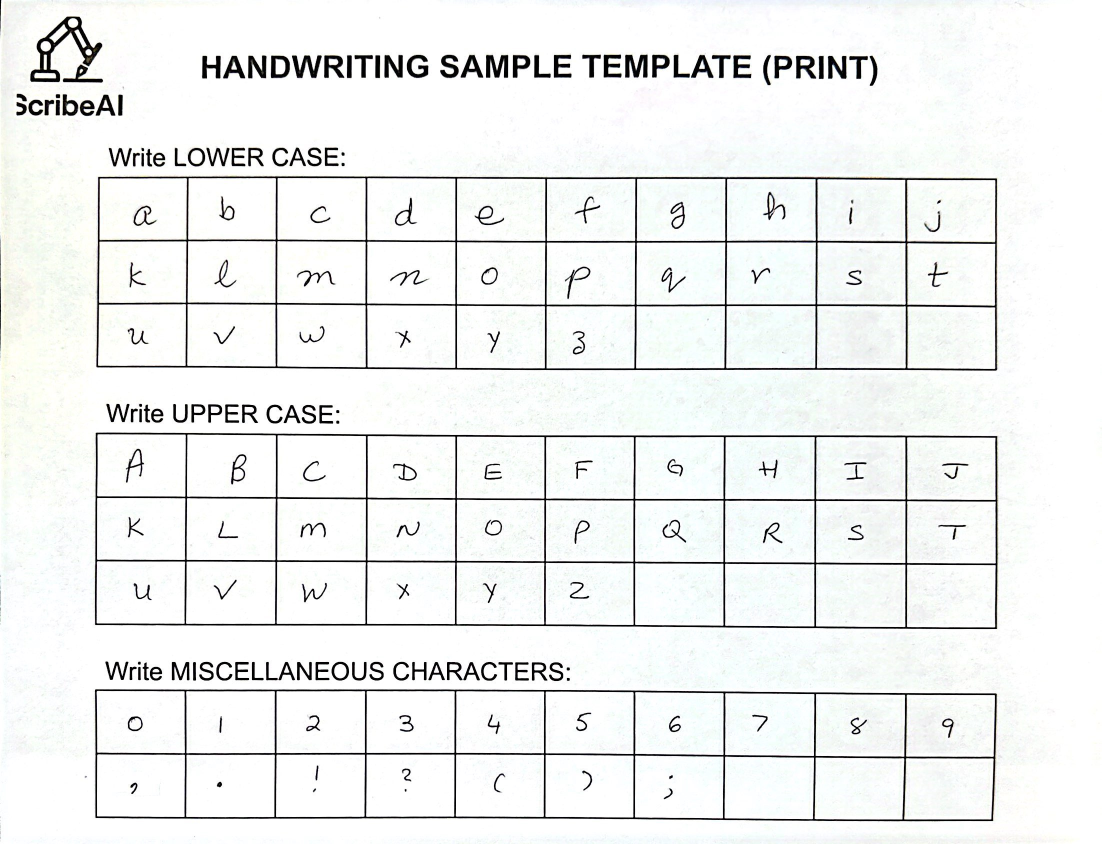
#> input picture handwriting.jpg, 2204 x 1688 px, found by its file name (shown at 1/2 size)
$ python handwriting_processor.py
#> lines starting #> are read from the running program, lines starting #| are printed output that depends on the picture; after the words box and inside, x2 and y2 are one past the last pixel; in counts of white or black regions, pixels touching at a corner belong together
import os
import json
import numpy as np
from PIL import Image
from skimage.color import rgb2gray
from skimage.filters import threshold_otsu
from skimage.morphology import skeletonize

def extract_strokes(binary_img):
    """
    Given a binary image of one character, skeletonize it and extract stroke points,
    breaking into separate strokes if large jumps occur.
    """
    skel = skeletonize(binary_img)
    visited = np.zeros_like(skel, dtype=bool)
    height, width = skel.shape

    def neighbors(y, x):
        for j in [-1, 0, 1]:
            for i in [-1, 0, 1]:
                if i == 0 and j == 0:
                    continue
                ny, nx = y + j, x + i
                if 0 <= ny < height and 0 <= nx < width:
                    yield ny, nx

    strokes = []
    for y in range(height):
        for x in range(width):
            if skel[y, x] and not visited[y, x]:
                stack = [(y, x)]
                stroke = []
                last_point = None

                while stack:
                    cy, cx = stack.pop()
                    if visited[cy, cx]:
                        continue

                    visited[cy, cx] = True
                    curr_point = np.array([cx, cy])
                    if last_point is not None:
                        dist = np.linalg.norm(curr_point - last_point)
                        if dist > 15:  # Distance threshold to break rogue jump
                            stroke.append(["UP", "UP", 0])
                            strokes.extend(stroke)
                            stroke = []
                    stroke.append([int(cx), int(cy), 1])
                    last_point = curr_point

                    for ny, nx in neighbors(cy, cx):
                        if skel[ny, nx] and not visited[ny, nx]:
                            stack.append((ny, nx))

                if stroke:
                    stroke.append(["UP", "UP", 0])
                    strokes.extend(stroke)

    return strokes

def chaikin_smooth(stroke, iterations=2):
    """
    Applies Chaikin's corner-cutting algorithm to smooth a stroke.
    """
    for _ in range(iterations):
        new_stroke = []
        for i in range(len(stroke) - 1):
            p0 = np.array(stroke[i][:2])
            p1 = np.array(stroke[i+1][:2])
            Q = 0.75 * p0 + 0.25 * p1
            R = 0.25 * p0 + 0.75 * p1
            new_stroke.extend([[int(Q[0]), int(Q[1]), 1], [int(R[0]), int(R[1]), 1]])
        stroke = new_stroke
    return stroke

def generate_strokes_json(image_path: str, json_out_path: str) -> dict:
    """
    Extracts strokes from a labeled handwriting grid and saves them to json_out_path.
    Returns the dict with strokes.
    """
#> called with image_path = 'uploads/handwriting.jpg', json_out_path = 'output/strokes.json'
    # Load and scale image
    img_np = np.array(Image.open(image_path))
#> img_np is the input picture: shape (1688, 2204, 3); mean R, G, B 239, 240.6, 239.8
    height, width = img_np.shape[:2]
#> height = 1688; width = 2204
    ref_width, ref_height = 2092, 1584
    scaleX, scaleY = width / ref_width, height / ref_height
#> scaleX = 1.05; scaleY = 1.07

    # Grid and labels
    rows_per_section, cols = [3, 3, 2], 10
    labels = (list("abcdefghijklmnopqrstuvwxyz") + [""] * 4 +
              list("ABCDEFGHIJKLMNOPQRSTUVWXYZ") + [""] * 4 +
              list("0123456789,.!?();") + [""] * 3)
    assert len(labels) == sum(rows_per_section) * cols

    start_x, start_y = int(172 * scaleX), int(330 * scaleY)
#> start_x = 181; start_y = 351
    box_w, box_h = int(172 * scaleX), int(118 * scaleY)
#> box_w = 181; box_h = 125
    row_spacing = int(128 * scaleY)
#> row_spacing = 136
    margin_x, margin_y = 38, 16

    stroke_data = {}
    label_idx = 0
    curr_y = start_y
#> curr_y = 351

    for section_rows in rows_per_section:
        for r in range(section_rows):
            for c in range(cols):
                x1 = start_x + c * box_w
                y1 = curr_y + r * box_h
                x2 = x1 + box_w
                y2 = y1 + box_h

                # Crop character box with margin
                char_img = img_np[
                    y1 + margin_y : y2 - margin_y,
                    x1 + margin_x : x2 - margin_x
                ]

                # Convert to grayscale and threshold
                gray = rgb2gray(char_img)
                thresh = threshold_otsu(gray)
                binary = gray < thresh

                label = labels[label_idx]

                if label:
                    strokes = extract_strokes(binary)

                    smoothed = []
                    segment = []
                    for point in strokes:
                        if point[0] == "UP":
                            if len(segment) >= 2:
                                smoothed.extend(chaikin_smooth(segment))
                            segment = []
                            smoothed.append(point)
                        else:
                            segment.append(point)
                    if len(segment) >= 2:
                        smoothed.extend(chaikin_smooth(segment))

                    stroke_data[label] = smoothed

                label_idx += 1
        curr_y += section_rows * box_h + row_spacing
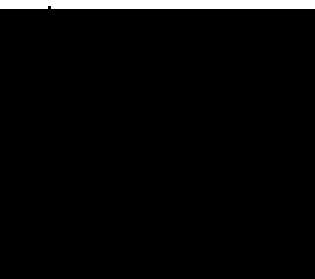
#> binary: shape (93, 105) bool (shown 3 times larger); 3.2% white; 1 white region, box (x1, y1, x2, y2) and area: (0, 0, 105, 3) 314
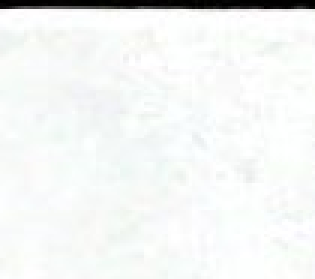
#> char_img: shape (93, 105, 3) (shown 3 times larger); mean R, G, B 241.2, 243.4, 242.3
#> after the loop, curr_y = 1759; label_idx = 80; stroke_data = 69 items

    os.makedirs(os.path.dirname(json_out_path), exist_ok=True)
    with open(json_out_path, "w") as f:
        json.dump(stroke_data, f, indent=2)

    print(f"✅ Smooth strokes.json generated with {len(stroke_data)} characters.")
#| ✅ Smooth strokes.json generated with 69 characters.
    return stroke_data

if __name__ == "__main__":
    import os
    BASE_DIR = os.path.dirname(os.path.abspath(__file__))
    img_path = os.path.join(BASE_DIR, "uploads", "handwriting.jpg")
    json_out = os.path.join(BASE_DIR, "output", "strokes.json")
    generate_strokes_json(img_path, json_out)
